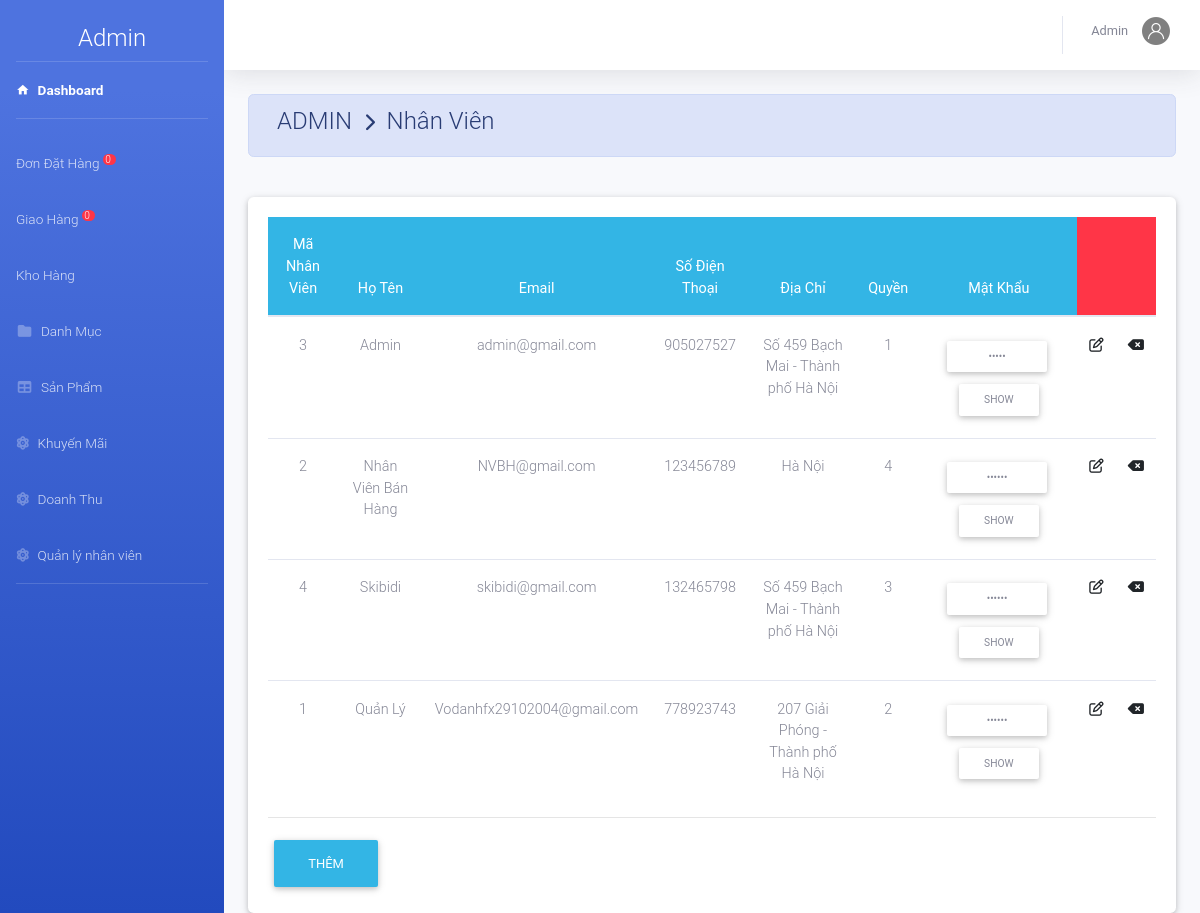
The app's page /admin/index.php?action=nhanvien (signed in) with its own data.
### tables this page shows
CREATE TABLE `nhanvien` (
  `MaNV` int(11) NOT NULL,
  `TenNV` varchar(50) NOT NULL,
  `Email` varchar(50) NOT NULL,
  `SDT` int(12) NOT NULL,
  `DiaChi` text NOT NULL,
  `MatKhau` varchar(50) NOT NULL,
  `Quyen` int(20) NOT NULL
);

### admin/nhanvien/danhsach.php (the view, shortened to what this page needs)
<?php
	$sql="select *from nhanvien";
	$rs=mysqli_query($conn,$sql);
 ?>
<div class="container-fluid">
    <div class=" alert alert-primary">
        <h4 class="page-title">
             ADMIN &#160;<i class="fas fa-chevron-right" style="font-size: 18px"></i>&#160; Nhân Viên
        </h4>
    </div><br>
    <div class="card">
        <div class="card-body">
            <table class="table table-hover m-auto text-center" style="font-size: 13px;">
                <thead class="badge-info">
                    <tr>
                        <th>Mã Nhân Viên</th>
                        <th>Họ Tên</th>
                        <th>Email</th>
                        <th>Số Điện Thoại</th>
                        <th>Địa Chỉ</th>
                        <th>Quyền</th>
                        <th>Mật Khẩu</th>
                        <th colspan="2" class="badge-danger"></th>
                    </tr>
                </thead>
                <tbody>
                    <?php $so=0;
				 while ($row=mysqli_fetch_array($rs)) { ?>
                    <tr>
                        <td><?php echo $row['MaNV']; ?></td>
                        <td><?php echo $row['TenNV']; ?></td>
                        <td><?php echo $row['Email']; ?></td>
                        <td><?php echo $row['SDT']; ?></td>
                        <td><?php echo $row['DiaChi']; ?></td>
                        <td><?php echo $row['Quyen']; ?></td>
                        <td><input type="password" readonly class="btn btn-sm bt"
                                value="<?php echo $row['MatKhau']; ?>"></td>
                        <td><a href="index.php?action=nhanvien&view=sua&manv=<?php echo $row['MaNV']; ?>"><i
                                    class="far fa-edit"></i></a></td>
                        <td><a href="nhanvien/xuly.php?xoa&manv=<?php echo $row['MaNV']; ?>"><i
                                    class="fas fa-backspace"></i></a></td>
                    </tr>
                    <?php	} ?>
                </tbody>
            </table>
            <hr>
            <div class="m-auto">
                <a href="?action=nhanvien&view=them"><button class="btn btn-info" type="button">Thêm</button></a>
            </div>
        </div>
    </div>
</div>

### admin/nhanvien/danhsach.php (style rules this page uses)
.bt { width: 100px; font-size: 0.85em; }

### records on screen
nhanvien: MaNV "3", TenNV "Admin", Email "admin@gmail.com", SDT "905027527", DiaChi "Số 459 Bạch Mai - Thành phố Hà Nội", Quyen "1"
nhanvien: MaNV "2", TenNV "Nhân Viên Bán Hàng", Email "NVBH@gmail.com", SDT "123456789", DiaChi "Hà Nội", Quyen "4"
nhanvien: MaNV "4", TenNV "Skibidi", Email "skibidi@gmail.com", SDT "132465798", DiaChi "Số 459 Bạch Mai - Thành phố Hà Nội", Quyen "3"
nhanvien: MaNV "1", TenNV "Quản Lý", Email "Vodanhfx29102004@gmail.com", SDT "778923743", DiaChi "207 Giải Phóng - Thành phố Hà Nội", Quyen "2"

### other values on screen
$dem "0"
$nv['TenNV'] "Admin"
